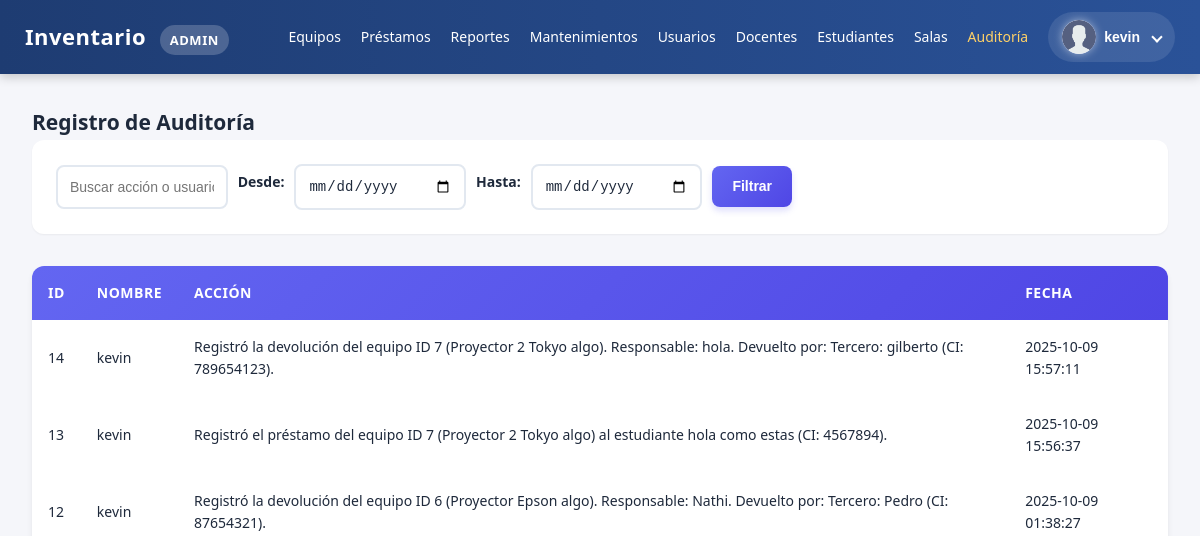
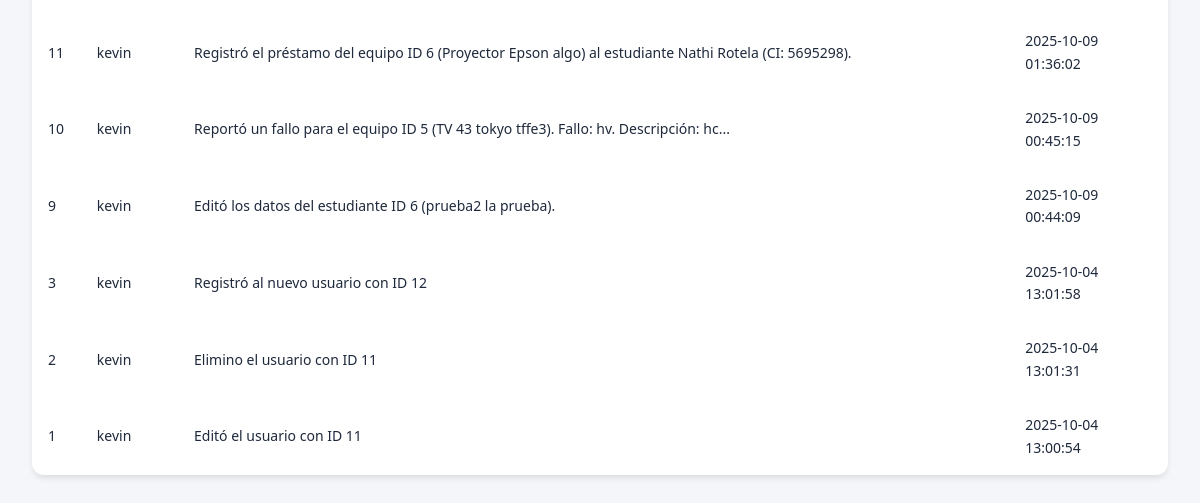
The app's page /public/auditoria.php (signed in), older data (2 pictures, top to bottom).
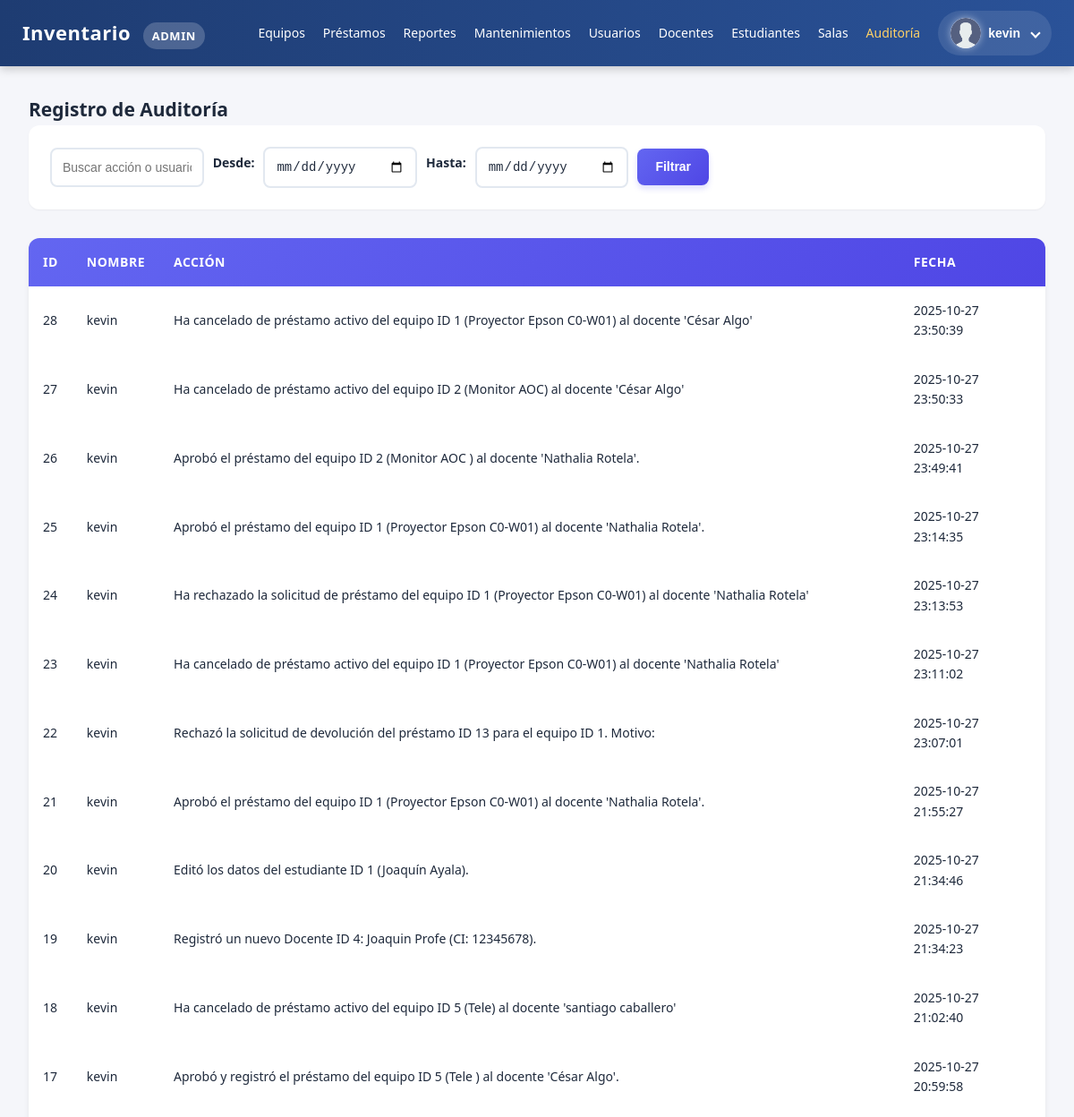
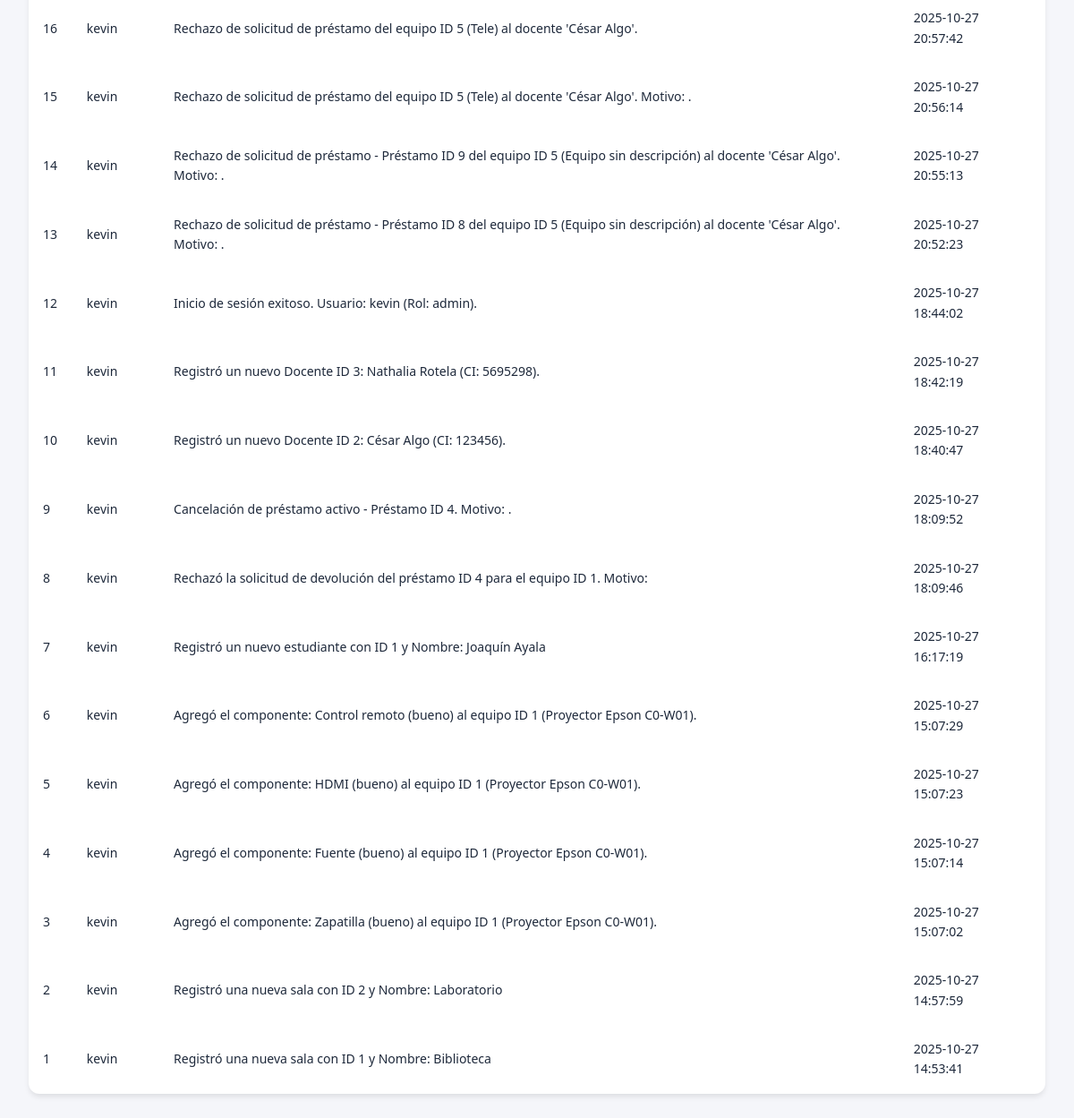
The same page, newer data (2 pictures, top to bottom).
### tables this page shows
CREATE TABLE `auditoria` (
  `id` int(11) NOT NULL,
  `usuario_id` int(11) NOT NULL,
  `accion` text NOT NULL,
  `ip_usuario` varchar(250) NOT NULL,
  `user_agent` varchar(250) NOT NULL,
  `fecha` datetime NOT NULL
);

CREATE TABLE `usuarios` (
  `id` int(11) NOT NULL,
  `ci` varchar(50) NOT NULL,
  `email` varchar(150) NOT NULL,
  `nombre` varchar(120) NOT NULL,
  `password_hash` varchar(255) NOT NULL,
  `role_id` int(11) NOT NULL,
  `creado_en` timestamp NOT NULL DEFAULT current_timestamp()
);

### public/auditoria.php (the view, shortened to what this page needs)
<?php
require __DIR__ . '/../init.php';
$search = trim($_GET['q'] ?? '');
$fecha_inicio = trim($_GET['fecha_inicio'] ?? '');
$fecha_fin = trim($_GET['fecha_fin'] ?? '');
$params = [];
$types = '';
$where = '';
$sql = "SELECT a.id, a.accion, a.fecha, u.nombre
        FROM auditoria a
        JOIN usuarios u ON a.usuario_id = u.id
        " . $where . "
        ORDER BY a.fecha DESC
        LIMIT 100";
if (!empty($params)) {
    $stmt = $mysqli->prepare($sql);
    if ($stmt) {
        $stmt->bind_param($types, ...$params);
        $stmt->execute();
        $result = $stmt->get_result();
    } else {
        die("Error al preparar la consulta: " . $mysqli->error);
    }
} else {
    $result = $mysqli->query($sql);
}
?>
<!doctype html>
<html lang="es">
<head>
    <link rel="stylesheet" href="../css/general.css">
</head>
<body>
    <?php include __DIR__ . '/navbar.php'; ?>
    <div class="container">
        <h2>Registro de Auditoría</h2>
        <div class="actions">
            <form method="get" style="display:inline-flex; align-items: center; gap: 10px;">
                <input type="text" name="q" placeholder="Buscar acción o usuario..." value="<?= htmlspecialchars($search) ?>">
                <label for="fecha_inicio">Desde:</label>
                <input type="date" id="fecha_inicio" name="fecha_inicio" value="<?= htmlspecialchars($fecha_inicio) ?>">
                <label for="fecha_fin">Hasta:</label>
                <input type="date" id="fecha_fin" name="fecha_fin" value="<?= htmlspecialchars($fecha_fin) ?>">
                <button type="submit">Filtrar</button>
            </form>
        </div>
        <table>
            <thead>
                <tr>
                    <th>ID</th>
                    <th>Nombre</th>
                    <th>Acción</th>
                    <th>Fecha</th>
                </tr>
            </thead>
            <?php while ($row = $result->fetch_assoc()): ?>
                <tr>
                    <td><?= htmlspecialchars($row['id']) ?></td>
                    <td><?= htmlspecialchars($row['nombre']) ?></td>
                    <td><?= htmlspecialchars($row['accion']) ?></td>
                    <td><?= htmlspecialchars($row['fecha']) ?></td>
                </tr>
            <?php endwhile; ?>
        </table>
    </div>
</body>
</html>

Row changes from the older to the newer data that the page shows:
added auditoria: id "28", usuario.nombre "kevin", accion "Ha cancelado de préstamo activo del equipo ID 1 (Proyector Epson C0-W01) al docente 'César Algo'", fecha "2025-10-27 23:50:39"
added auditoria: id "27", usuario.nombre "kevin", accion "Ha cancelado de préstamo activo del equipo ID 2 (Monitor AOC) al docente 'César Algo'", fecha "2025-10-27 23:50:33"
added auditoria: id "26", usuario.nombre "kevin", accion "Aprobó el préstamo del equipo ID 2 (Monitor AOC ) al docente 'Nathalia Rotela'.", fecha "2025-10-27 23:49:41"
added auditoria: id "25", usuario.nombre "kevin", accion "Aprobó el préstamo del equipo ID 1 (Proyector Epson C0-W01) al docente 'Nathalia Rotela'.", fecha "2025-10-27 23:14:35"
added auditoria: id "24", usuario.nombre "kevin", accion "Ha rechazado la solicitud de préstamo del equipo ID 1 (Proyector Epson C0-W01) al docente 'Nathalia Rotela'", fecha "2025-10-27 23:13:53"
added auditoria: id "23", usuario.nombre "kevin", accion "Ha cancelado de préstamo activo del equipo ID 1 (Proyector Epson C0-W01) al docente 'Nathalia Rotela'", fecha "2025-10-27 23:11:02"
added auditoria: id "22", usuario.nombre "kevin", accion "Rechazó la solicitud de devolución del préstamo ID 13 para el equipo ID 1. Motivo:", fecha "2025-10-27 23:07:01"
added auditoria: id "21", usuario.nombre "kevin", accion "Aprobó el préstamo del equipo ID 1 (Proyector Epson C0-W01) al docente 'Nathalia Rotela'.", fecha "2025-10-27 21:55:27"
added auditoria: id "20", usuario.nombre "kevin", accion "Editó los datos del estudiante ID 1 (Joaquín Ayala).", fecha "2025-10-27 21:34:46"
added auditoria: id "19", usuario.nombre "kevin", accion "Registró un nuevo Docente ID 4: Joaquin Profe (CI: 12345678).", fecha "2025-10-27 21:34:23"
added auditoria: id "18", usuario.nombre "kevin", accion "Ha cancelado de préstamo activo del equipo ID 5 (Tele) al docente 'santiago caballero'", fecha "2025-10-27 21:02:40"
added auditoria: id "17", usuario.nombre "kevin", accion "Aprobó y registró el préstamo del equipo ID 5 (Tele ) al docente 'César Algo'.", fecha "2025-10-27 20:59:58"
added auditoria: id "16", usuario.nombre "kevin", accion "Rechazo de solicitud de préstamo del equipo ID 5 (Tele) al docente 'César Algo'.", fecha "2025-10-27 20:57:42"
added auditoria: id "15", usuario.nombre "kevin", accion "Rechazo de solicitud de préstamo del equipo ID 5 (Tele) al docente 'César Algo'. Motivo: .", fecha "2025-10-27 20:56:14"
changed auditoria id 14: accion "Registró la devolución del equipo ID 7 (Proyector 2 Tokyo algo). Responsable: hola. Devuelto por: Tercero: gilberto (CI: 789654123)." → "Rechazo de solicitud de préstamo - Préstamo ID 9 del equipo ID 5 (Equipo sin descripción) al docente 'César Algo'. Motivo: ."; fecha "2025-10-09 15:57:11" → "2025-10-27 20:55:13"
changed auditoria id 13: accion "Registró el préstamo del equipo ID 7 (Proyector 2 Tokyo algo) al estudiante hola como estas (CI: 4567894)." → "Rechazo de solicitud de préstamo - Préstamo ID 8 del equipo ID 5 (Equipo sin descripción) al docente 'César Algo'. Motivo: ."; fecha "2025-10-09 15:56:37" → "2025-10-27 20:52:23"
changed auditoria id 12: accion "Registró la devolución del equipo ID 6 (Proyector Epson algo). Responsable: Nathi. Devuelto por: Tercero: Pedro (CI: 87654321)." → "Inicio de sesión exitoso. Usuario: kevin (Rol: admin)."; fecha "2025-10-09 01:38:27" → "2025-10-27 18:44:02"
changed auditoria id 11: accion "Registró el préstamo del equipo ID 6 (Proyector Epson algo) al estudiante Nathi Rotela (CI: 5695298)." → "Registró un nuevo Docente ID 3: Nathalia Rotela (CI: 5695298)."; fecha "2025-10-09 01:36:02" → "2025-10-27 18:42:19"
changed auditoria id 10: accion "Reportó un fallo para el equipo ID 5 (TV 43 tokyo tffe3). Fallo: hv. Descripción: hc..." → "Registró un nuevo Docente ID 2: César Algo (CI: 123456)."; fecha "2025-10-09 00:45:15" → "2025-10-27 18:40:47"
changed auditoria id 9: accion "Editó los datos del estudiante ID 6 (prueba2 la prueba)." → "Cancelación de préstamo activo - Préstamo ID 4. Motivo: ."; fecha "2025-10-09 00:44:09" → "2025-10-27 18:09:52"
added auditoria: id "8", usuario.nombre "kevin", accion "Rechazó la solicitud de devolución del préstamo ID 4 para el equipo ID 1. Motivo:", fecha "2025-10-27 18:09:46"
added auditoria: id "7", usuario.nombre "kevin", accion "Registró un nuevo estudiante con ID 1 y Nombre: Joaquín Ayala", fecha "2025-10-27 16:17:19"
added auditoria: id "6", usuario.nombre "kevin", accion "Agregó el componente: Control remoto (bueno) al equipo ID 1 (Proyector Epson C0-W01).", fecha "2025-10-27 15:07:29"
added auditoria: id "5", usuario.nombre "kevin", accion "Agregó el componente: HDMI (bueno) al equipo ID 1 (Proyector Epson C0-W01).", fecha "2025-10-27 15:07:23"
added auditoria: id "4", usuario.nombre "kevin", accion "Agregó el componente: Fuente (bueno) al equipo ID 1 (Proyector Epson C0-W01).", fecha "2025-10-27 15:07:14"
changed auditoria id 3: accion "Registró al nuevo usuario con ID 12" → "Agregó el componente: Zapatilla (bueno) al equipo ID 1 (Proyector Epson C0-W01)."; fecha "2025-10-04 13:01:58" → "2025-10-27 15:07:02"
changed auditoria id 2: accion "Elimino el usuario con ID 11" → "Registró una nueva sala con ID 2 y Nombre: Laboratorio"; fecha "2025-10-04 13:01:31" → "2025-10-27 14:57:59"
changed auditoria id 1: accion "Editó el usuario con ID 11" → "Registró una nueva sala con ID 1 y Nombre: Biblioteca"; fecha "2025-10-04 13:00:54" → "2025-10-27 14:53:41"
